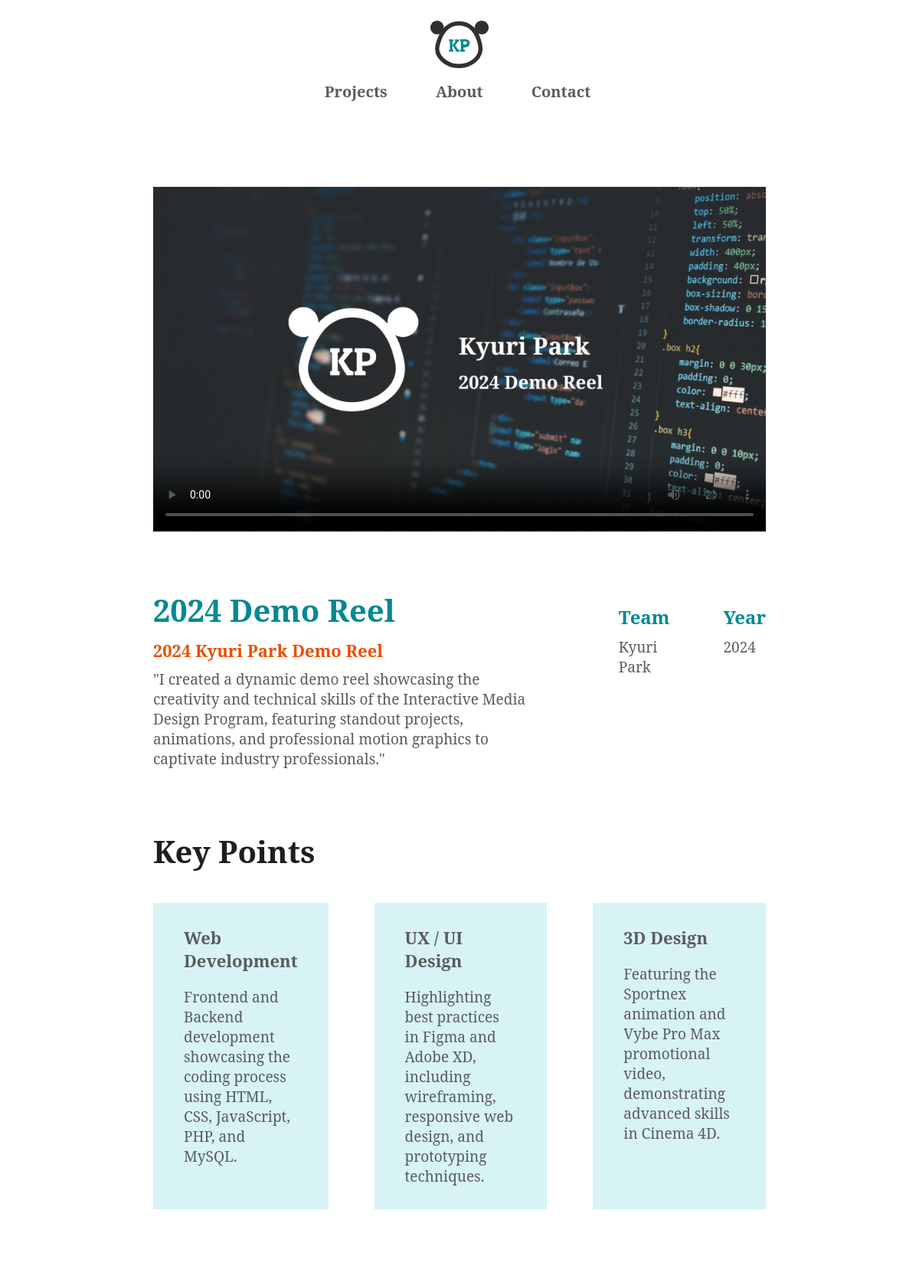
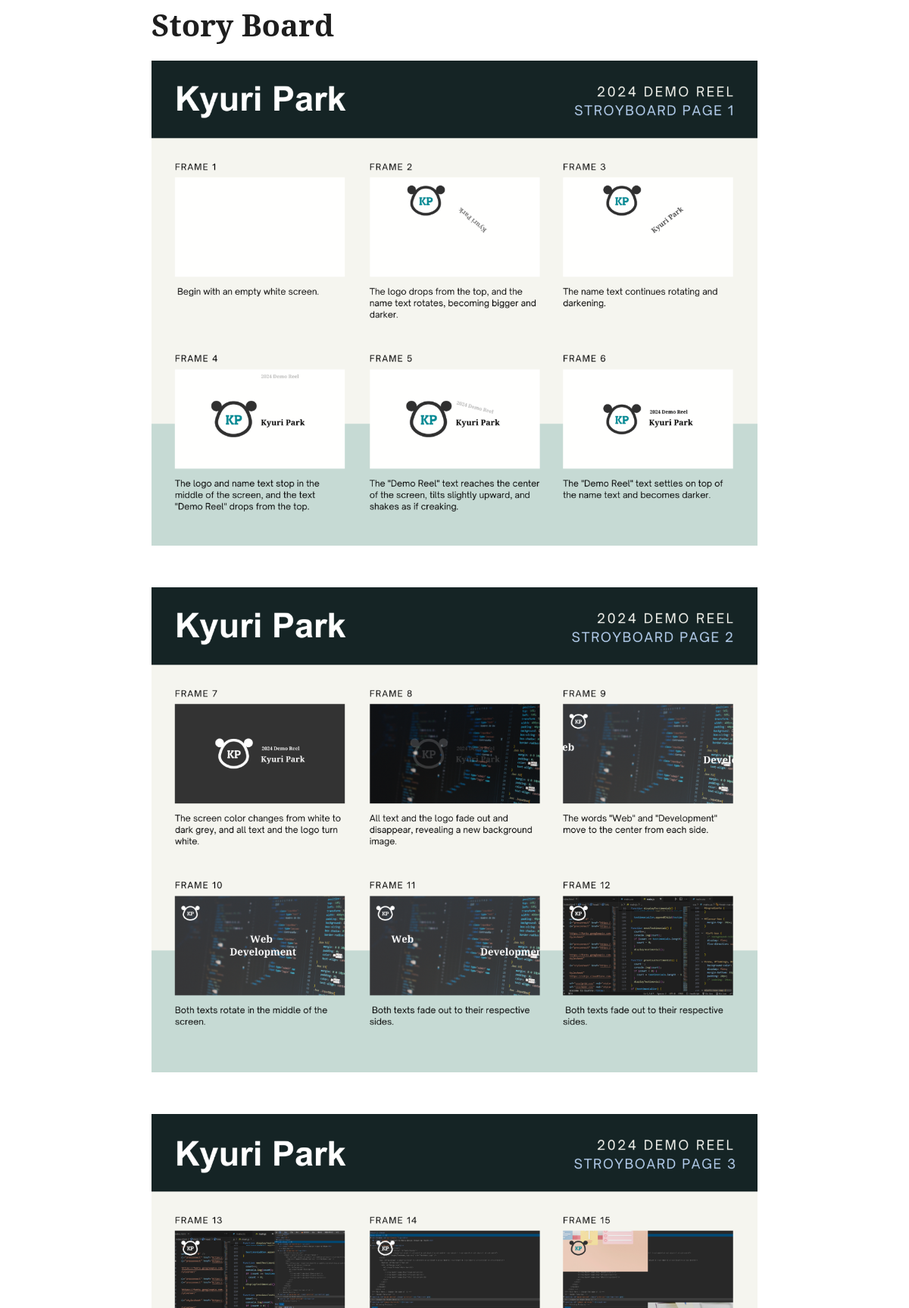
The page /demoreel.php (upper part) on the database its author committed (2 pictures, top to bottom).
### tables this page shows
CREATE TABLE IF NOT EXISTS `projects` (
  `id` int NOT NULL AUTO_INCREMENT,
  `title` varchar(255) NOT NULL,
  `description` text NOT NULL,
  `team` varchar(255) NOT NULL,
  `year` int NOT NULL,
  `github_link` varchar(255) NOT NULL,
  `short_description` varchar(255) NOT NULL,
  `subtitle` varchar(255) NOT NULL,
  `instagram_link` varchar(255) DEFAULT NULL,
  `linkedin_link` varchar(255) DEFAULT NULL,
  `entry_point_h3` varchar(255) DEFAULT NULL,
  `entry_point_p` text,
  PRIMARY KEY (`id`)
);

### demoreel.php (the view, shortened to what this page needs)
<?php
include('includes/connect.php');
$projectQuery = "SELECT * FROM projects WHERE id = 4";
$projectResult = $conn->query($projectQuery);
$project = $projectResult->fetch_assoc();
$mediaQuery = "SELECT * FROM media WHERE project_id = 4";
$mediaResult = $conn->query($mediaQuery);
$images = [];
while ($media = $mediaResult->fetch_assoc()) {
    if ($media['type'] == 'image') {
        $images[] = $media['file_path'];
    } elseif ($media['type'] == 'video') {
        $video[] = $media['file_path'];
    }
}
?>
<!DOCTYPE html>
<html lang="en">
<head>
    <link rel="stylesheet" href="https://cdn.plyr.io/3.7.8/plyr.css">
    <link href="css/main.css" rel="stylesheet">
    <link href="css/grid.css" rel="stylesheet">
    <link rel="stylesheet" href="https://cdnjs.cloudflare.com/ajax/libs/font-awesome/6.0.0-beta3/css/all.min.css">
</head>
<body>
   <div id="sticky-nav-con">
      <header class="grid-con" id="main-header">
        <div id="logo" class="col-start-3 col-end-4 m-col-start-7 m-col-end-8 l-col-start-7 l-col-end-8 xl-col-start-7 xl-col-end-8">
          <img src="images/logo.svg" alt="KP Logo" />
        </div>
        <?php
        $current_page = basename($_SERVER['PHP_SELF']);
        ?>
        <nav id="main-nav" class="col-start-5 col-end-6 m-col-start-6 m-col-end-9 l-col-start-6 l-col-end-9 xl-col-start-6 xl-col-end-9">
          <div id="burger-con">
            <ul>
              <li><a href="index.php" class="<?= $current_page == 'index.php' ? 'active' : '' ?>">Projects</a></li>
              <li><a href="about.html" class="<?= $current_page == 'about.html' ? 'active' : '' ?>">About</a></li>
              <li><a href="contact.php" class="<?= $current_page == 'contact.php' ? 'active' : '' ?>">Contact</a></li>
            </ul>
          </div>
        </nav>
      </header>
    </div>
    <br><br><br>
    <div class="case-study-body">
        <section class="demo-hero" id="branding-video-con">
            <?php if (!empty($video[0])): ?>
                <video class="player" controls preload="metadata" poster="<?php echo $images[5]; ?>">
                    <source src="<?php echo $video[0]; ?>" type="video/mp4">
                </video>
            <?php endif; ?>
        </section>
        <section id="demo-details-con">
            <div id="demo-details">
                <h2 class="Heading"><?php echo $project['title']; ?></h2>
                <h3><?php echo $project['subtitle']; ?></h3>
                <p><?php echo $project['description']; ?></p>
            </div>
            <div id="demo-team-year">
                <div>
                    <h2>Team</h2>
                    <p><?php echo $project['team']; ?></p>
                </div>
                <div>
                    <h2>Year</h2>
                    <p><?php echo $project['year']; ?></p>
                </div>
            </div>
        </section>
      <section id="design-principal-con">
        <h2 class="Heading">Key Points</h2>
        <div id="design-principal-box">
          <div class="design-principal">
            <h3>Web Development</h3>
            <p>Frontend and Backend development showcasing the coding process using HTML, CSS, JavaScript, PHP, and MySQL.</p>
          </div>
          <div class="design-principal">
            <h3>UX / UI Design</h3>
            <p>Highlighting best practices in Figma and Adobe XD, including wireframing, responsive web design, and prototyping techniques.</p>
          </div>
          <div class="design-principal">
            <h3>3D Design</h3>
            <p>Featuring the Sportnex animation and Vybe Pro Max promotional video, demonstrating advanced skills in Cinema 4D.</p>
          </div>
        </div>
      </section>
      <section id="wireframingSketches">
        <h2 class="Heading">Story Board</h2>
        <div class="storyboard-img">
          <?php foreach ($images as $image): ?>
            <img src="<?php echo $image; ?>" alt="Storyboard image">
          <?php endforeach; ?>
        </div>
      </section>
    </div>
  </body>
</html>

### rows shown on the page
projects: title "2024 Demo Reel", subtitle "2024 Kyuri Park Demo Reel", description "\"I created a dynamic demo reel showcasing the creativity and technical skills of the Interactive Media Design Program, featuring standout projects, animations, and professional motion graphics to captivate industry professionals.\"", team "Kyuri Park", year "2024"
